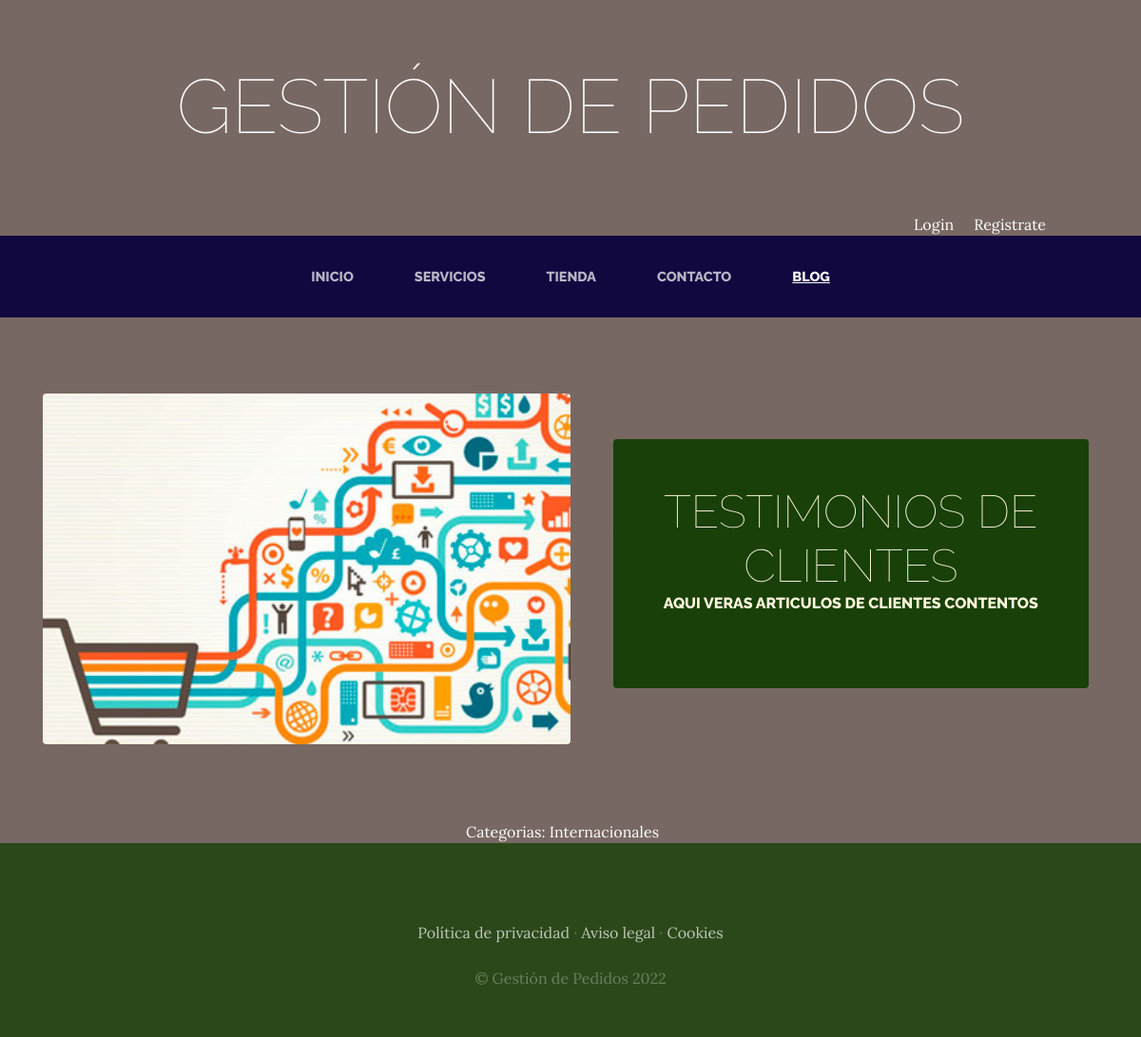
Page /blog/categoria/1 on the committed database.
### blog/models.py (models this page shows, shortened)
class Post(models.Model):
    titulo=models.CharField(max_length=50)
    contenido=models.CharField(max_length=50)
    imagen=models.ImageField(upload_to='blog', null=True, blank=True)
    autor=models.ForeignKey(User, on_delete=models.CASCADE)
    categorias=models.ManyToManyField(Categoria)
    created=models.DateTimeField(auto_now_add=True)
    updated=models.DateTimeField(auto_now_add=True)
    class Meta:
        verbose_name="post"
        verbose_name_plural="posts"

class Categoria(models.Model):
    nombre=models.CharField(max_length=50)
    created=models.DateTimeField(auto_now_add=True)
    updated=models.DateTimeField(auto_now_add=True)
    class Meta:
        verbose_name="categoria"
        verbose_name_plural="categorias"

### blog/views.py (the view)
# urls.py: path('categoria/<categoria_id>', views.categoria, name="categoria")
def categoria(request, categoria_id):
    categoria=Categoria.objects.get(id=categoria_id)
    posts=Post.objects.filter(categorias=categoria)
    return render(request, "blog/categoria.html", {'categoria': categoria, "posts": posts})

### carrito/context_processor.py (called while the page is built)
def importe_total_carrito(request):
    total=0
    if request.user.is_authenticated:
        for key, value in request.session["carrito"].items():
            total=total+float(value["precio"])
    else:
        total="Debes realizar login para ver el total"
    return {"importe_total_carrito":total}

### blog/templates/blog/categoria.html
{% extends "tienda_web_app/base.html" %}
{%  load static %}
{% block content %}
    {% for post in posts %}
    <section class="page-section clearfix">
        <div class="container">
          <div class="intro">
            <img class="intro-img img-fluid mb-3 mb-lg-0 rounded" src="{{post.imagen.url}}" alt="" style="width: 50%;">
            <div class="intro-text left-0 text-center bg-faded p-5 rounded">
              <h2 class="section-heading mb-4" >
                <span class="section-heading-lower">{{post.titulo}}</span>
                <span class="section-heading-upper">{{post.contenido}}</span>
              </h2>
            </div>
          </div>
        </div>
      </section>
    {% endfor %}
    <section>
      <div style="width:75%; margin: auto; text-align: center; color: white;">
        Categorias:
        {% for post in posts %}
          {% for categoria in post.categorias.all %}
            {{categoria.nombre}} &nbsp;&nbsp;&nbsp;
          {% endfor %}
        {% endfor %}
      </div>
    </section>
{% endblock %}

### Tienda_web_app/static/tienda_web_app/css/gestion.css (style rules this page uses)
body { font-family: 'Lora'; background: linear-gradient(rgba(47, 23, 15, 0.65), rgba(47, 23, 15, 0.65)), url("Tienda_web_app/img/delivery.jpg"); background-attachment: fixed; background-position: center; background-size: cover; }
h1, h2, h3, h4, h5, h6 { font-family: 'Raleway'; }
.page-section { margin-top: 5rem; margin-bottom: 5rem; }
.section-heading { text-transform: uppercase; }
.section-heading .section-heading-upper { display: block; font-size: 1rem; font-weight: 800; padding-bottom:.5rem; }
.section-heading .section-heading-lower { display: block; font-size: 3rem; font-weight: 100; }
.bg-faded { background-color: rgba(255, 255, 255, 0.85); }
.intro { position: relative; }
@media (min-width: 992px) { .intro .intro-img { width: 75%; float: left; } }
@media (min-width: 992px) { .intro .intro-text { left: 600; width: 60%; margin-top: 3rem; background-color: rgba(24, 64, 8); color: cornsilk; position: absolute; } }
@media (min-width: 1200px) { .intro .intro-text { width: 45%; } }

### rows in the picture
Post: imagen (picture), titulo "TESTIMONIOS DE CLIENTES", contenido "AQUI VERAS ARTICULOS DE CLIENTES CONTENTOS"
Categoria: nombre "Internacionales"
